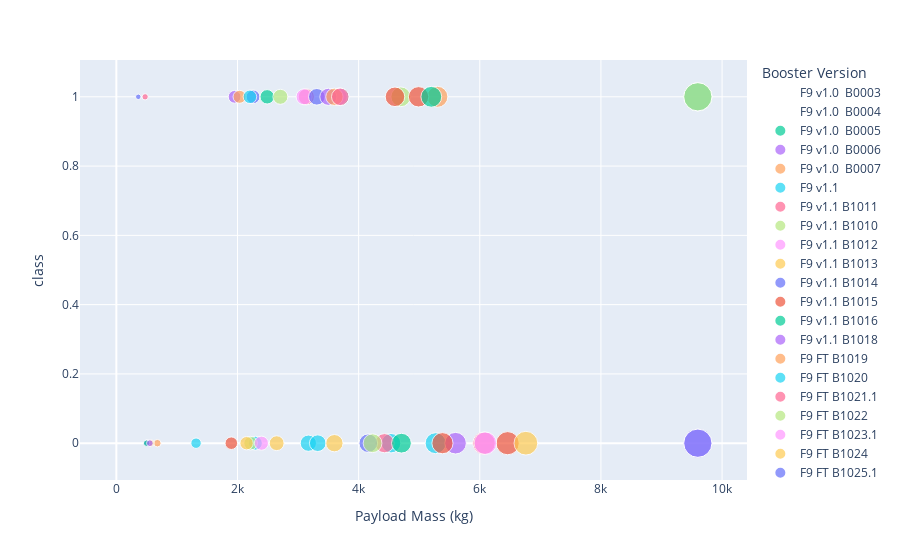

Notebook code for this chart:
### Code cell
fig = px.scatter(spacex_df, x='Payload Mass (kg)', y='class', color="Booster Version",
            size='Payload Mass (kg)',
            hover_data=['Payload Mass (kg)'])
fig.show()

### Figure 1 — Plotly figure (JSON) as saved in the notebook; plotly's stock layout.template omitted (floating-point values rounded to 4 significant figures)
{"data": [{"hovertemplate": "Booster Version=F9 v1.0  B0003<br>Payload Mass (kg)=%{marker.size}<br>class=%{y}<extra></extra>", "legendgroup": "F9 v1.0  B0003", "marker": {"color": "#636efa", "size": [0], "sizemode": "area", "sizeref": 24, "symbol": "circle"}, "mode": "markers", "name": "F9 v1.0  B0003", "orientation": "v", "showlegend": true, "type": "scatter", "x": [0], "xaxis": "x", "y": [0], "yaxis": "y"}, {"hovertemplate": "Booster Version=F9 v1.0  B0004<br>Payload Mass (kg)=%{marker.size}<br>class=%{y}<extra></extra>", "legendgroup": "F9 v1.0  B0004", "marker": {"color": "#EF553B", "size": [0], "sizemode": "area", "sizeref": 24, "symbol": "circle"}, "mode": "markers", "name": "F9 v1.0  B0004", "orientation": "v", "showlegend": true, "type": "scatter", "x": [0], "xaxis": "x", "y": [0], "yaxis": "y"}, {"hovertemplate": "Booster Version=F9 v1.0  B0005<br>Payload Mass (kg)=%{marker.size}<br>class=%{y}<extra></extra>", "legendgroup": "F9 v1.0  B0005", "marker": {"color": "#00cc96", "size": [525], "sizemode": "area", "sizeref": 24, "symbol": "circle"}, "mode": "markers", "name": "F9 v1.0  B0005", "orientation": "v", "showlegend": true, "type": "scatter", "x": [525], "xaxis": "x", "y": [0], "yaxis": "y"}, {"hovertemplate": "Booster Version=F9 v1.0  B0006<br>Payload Mass (kg)=%{marker.size}<br>class=%{y}<extra></extra>", "legendgroup": "F9 v1.0  B0006", "marker": {"color": "#ab63fa", "size": [500], "sizemode": "area", "sizeref": 24, "symbol": "circle"}, "mode": "markers", "name": "F9 v1.0  B0006", "orientation": "v", "showlegend": true, "type": "scatter", "x": [500], "xaxis": "x", "y": [0], "yaxis": "y"}, {"hovertemplate": "Booster Version=F9 v1.0  B0007<br>Payload Mass (kg)=%{marker.size}<br>class=%{y}<extra></extra>", "legendgroup": "F9 v1.0  B0007", "marker": {"color": "#FFA15A", "size": [677], "sizemode": "area", "sizeref": 24, "symbol": "circle"}, "mode": "markers", "name": "F9 v1.0  B0007", "orientation": "v", "showlegend": true, "type": "scatter", "x": [677], "xaxis": "x", "y": [0], "yaxis": "y"}, {"hovertemplate": "Booster Version=F9 v1.1<br>Payload Mass (kg)=%{marker.size}<br>class=%{y}<extra></extra>", "legendgroup": "F9 v1.1", "marker": {"color": "#19d3f3", "size": [3170, 3325, 2296, 1316, 4535], "sizemode": "area", "sizeref": 24, "symbol": "circle"}, "mode": "markers", "name": "F9 v1.1", "orientation": "v", "showlegend": true, "type": "scatter", "x": [3170, 3325, 2296, 1316, 4535], "xaxis": "x", "y": [0, 0, 0, 0, 0], "yaxis": "y"}, {"hovertemplate": "Booster Version=F9 v1.1 B1011<br>Payload Mass (kg)=%{marker.size}<br>class=%{y}<extra></extra>", "legendgroup": "F9 v1.1 B1011", "marker": {"color": "#FF6692", "size": [4428], "sizemode": "area", "sizeref": 24, "symbol": "circle"}, "mode": "markers", "name": "F9 v1.1 B1011", "orientation": "v", "showlegend": true, "type": "scatter", "x": [4428], "xaxis": "x", "y": [0], "yaxis": "y"}, {"hovertemplate": "Booster Version=F9 v1.1 B1010<br>Payload Mass (kg)=%{marker.size}<br>class=%{y}<extra></extra>", "legendgroup": "F9 v1.1 B1010", "marker": {"color": "#B6E880", "size": [2216], "sizemode": "area", "sizeref": 24, "symbol": "circle"}, "mode": "markers", "name": "F9 v1.1 B1010", "orientation": "v", "showlegend": true, "type": "scatter", "x": [2216], "xaxis": "x", "y": [0], "yaxis": "y"}, {"hovertemplate": "Booster Version=F9 v1.1 B1012<br>Payload Mass (kg)=%{marker.size}<br>class=%{y}<extra></extra>", "legendgroup": "F9 v1.1 B1012", "marker": {"color": "#FF97FF", "size": [2395], "sizemode": "area", "sizeref": 24, "symbol": "circle"}, "mode": "markers", "name": "F9 v1.1 B1012", "orientation": "v", "showlegend": true, "type": "scatter", "x": [2395], "xaxis": "x", "y": [0], "yaxis": "y"}, {"hovertemplate": "Booster Version=F9 v1.1 B1013<br>Payload Mass (kg)=%{marker.size}<br>class=%{y}<extra></extra>", "legendgroup": "F9 v1.1 B1013", "marker": {"color": "#FECB52", "size": [570], "sizemode": "area", "sizeref": 24, "symbol": "circle"}, "mode": "markers", "name": "F9 v1.1 B1013", "orientation": "v", "showlegend": true, "type": "scatter", "x": [570], "xaxis": "x", "y": [0], "yaxis": "y"}, {"hovertemplate": "Booster Version=F9 v1.1 B1014<br>Payload Mass (kg)=%{marker.size}<br>class=%{y}<extra></extra>", "legendgroup": "F9 v1.1 B1014", "marker": {"color": "#636efa", "size": [4159], "sizemode": "area", "sizeref": 24, "symbol": "circle"}, "mode": "markers", "name": "F9 v1.1 B1014", "orientation": "v", "showlegend": true, "type": "scatter", "x": [4159], "xaxis": "x", "y": [0], "yaxis": "y"}, {"hovertemplate": "Booster Version=F9 v1.1 B1015<br>Payload Mass (kg)=%{marker.size}<br>class=%{y}<extra></extra>", "legendgroup": "F9 v1.1 B1015", "marker": {"color": "#EF553B", "size": [1898], "sizemode": "area", "sizeref": 24, "symbol": "circle"}, "mode": "markers", "name": "F9 v1.1 B1015", "orientation": "v", "showlegend": true, "type": "scatter", "x": [1898], "xaxis": "x", "y": [0], "yaxis": "y"}, {"hovertemplate": "Booster Version=F9 v1.1 B1016<br>Payload Mass (kg)=%{marker.size}<br>class=%{y}<extra></extra>", "legendgroup": "F9 v1.1 B1016", "marker": {"color": "#00cc96", "size": [4707], "sizemode": "area", "sizeref": 24, "symbol": "circle"}, "mode": "markers", "name": "F9 v1.1 B1016", "orientation": "v", "showlegend": true, "type": "scatter", "x": [4707], "xaxis": "x", "y": [0], "yaxis": "y"}, {"hovertemplate": "Booster Version=F9 v1.1 B1018<br>Payload Mass (kg)=%{marker.size}<br>class=%{y}<extra></extra>", "legendgroup": "F9 v1.1 B1018", "marker": {"color": "#ab63fa", "size": [1952], "sizemode": "area", "sizeref": 24, "symbol": "circle"}, "mode": "markers", "name": "F9 v1.1 B1018", "orientation": "v", "showlegend": true, "type": "scatter", "x": [1952], "xaxis": "x", "y": [1], "yaxis": "y"}, {"hovertemplate": "Booster Version=F9 FT B1019<br>Payload Mass (kg)=%{marker.size}<br>class=%{y}<extra></extra>", "legendgroup": "F9 FT B1019", "marker": {"color": "#FFA15A", "size": [2034], "sizemode": "area", "sizeref": 24, "symbol": "circle"}, "mode": "markers", "name": "F9 FT B1019", "orientation": "v", "showlegend": true, "type": "scatter", "x": [2034], "xaxis": "x", "y": [1], "yaxis": "y"}, {"hovertemplate": "Booster Version=F9 FT B1020<br>Payload Mass (kg)=%{marker.size}<br>class=%{y}<extra></extra>", "legendgroup": "F9 FT B1020", "marker": {"color": "#19d3f3", "size": [5271], "sizemode": "area", "sizeref": 24, "symbol": "circle"}, "mode": "markers", "name": "F9 FT B1020", "orientation": "v", "showlegend": true, "type": "scatter", "x": [5271], "xaxis": "x", "y": [0], "yaxis": "y"}, {"hovertemplate": "Booster Version=F9 FT B1021.1<br>Payload Mass (kg)=%{marker.size}<br>class=%{y}<extra></extra>", "legendgroup": "F9 FT B1021.1", "marker": {"color": "#FF6692", "size": [3136], "sizemode": "area", "sizeref": 24, "symbol": "circle"}, "mode": "markers", "name": "F9 FT B1021.1", "orientation": "v", "showlegend": true, "type": "scatter", "x": [3136], "xaxis": "x", "y": [1], "yaxis": "y"}, {"hovertemplate": "Booster Version=F9 FT B1022<br>Payload Mass (kg)=%{marker.size}<br>class=%{y}<extra></extra>", "legendgroup": "F9 FT B1022", "marker": {"color": "#B6E880", "size": [4696], "sizemode": "area", "sizeref": 24, "symbol": "circle"}, "mode": "markers", "name": "F9 FT B1022", "orientation": "v", "showlegend": true, "type": "scatter", "x": [4696], "xaxis": "x", "y": [1], "yaxis": "y"}, {"hovertemplate": "Booster Version=F9 FT B1023.1<br>Payload Mass (kg)=%{marker.size}<br>class=%{y}<extra></extra>", "legendgroup": "F9 FT B1023.1", "marker": {"color": "#FF97FF", "size": [3100], "sizemode": "area", "sizeref": 24, "symbol": "circle"}, "mode": "markers", "name": "F9 FT B1023.1", "orientation": "v", "showlegend": true, "type": "scatter", "x": [3100], "xaxis": "x", "y": [1], "yaxis": "y"}, {"hovertemplate": "Booster Version=F9 FT B1024<br>Payload Mass (kg)=%{marker.size}<br>class=%{y}<extra></extra>", "legendgroup": "F9 FT B1024", "marker": {"color": "#FECB52", "size": [3600], "sizemode": "area", "sizeref": 24, "symbol": "circle"}, "mode": "markers", "name": "F9 FT B1024", "orientation": "v", "showlegend": true, "type": "scatter", "x": [3600], "xaxis": "x", "y": [0], "yaxis": "y"}, {"hovertemplate": "Booster Version=F9 FT B1025.1<br>Payload Mass (kg)=%{marker.size}<br>class=%{y}<extra></extra>", "legendgroup": "F9 FT B1025.1", "marker": {"color": "#636efa", "size": [2257], "sizemode": "area", "sizeref": 24, "symbol": "circle"}, "mode": "markers", "name": "F9 FT B1025.1", "orientation": "v", "showlegend": true, "type": "scatter", "x": [2257], "xaxis": "x", "y": [1], "yaxis": "y"}, {"hovertemplate": "Booster Version=F9 FT B1026<br>Payload Mass (kg)=%{marker.size}<br>class=%{y}<extra></extra>", "legendgroup": "F9 FT B1026", "marker": {"color": "#EF553B", "size": [4600], "sizemode": "area", "sizeref": 24, "symbol": "circle"}, "mode": "markers", "name": "F9 FT B1026", "orientation": "v", "showlegend": true, "type": "scatter", "x": [4600], "xaxis": "x", "y": [1], "yaxis": "y"}, {"hovertemplate": "Booster Version=F9 v1.1  B1003<br>Payload Mass (kg)=%{marker.size}<br>class=%{y}<extra></extra>", "legendgroup": "F9 v1.1  B1003", "marker": {"color": "#00cc96", "size": [500], "sizemode": "area", "sizeref": 24, "symbol": "circle"}, "mode": "markers", "name": "F9 v1.1  B1003", "orientation": "v", "showlegend": true, "type": "scatter", "x": [500], "xaxis": "x", "y": [0], "yaxis": "y"}, {"hovertemplate": "Booster Version=F9 v1.1 B1017<br>Payload Mass (kg)=%{marker.size}<br>class=%{y}<extra></extra>", "legendgroup": "F9 v1.1 B1017", "marker": {"color": "#ab63fa", "size": [553], "sizemode": "area", "sizeref": 24, "symbol": "circle"}, "mode": "markers", "name": "F9 v1.1 B1017", "orientation": "v", "showlegend": true, "type": "scatter", "x": [553], "xaxis": "x", "y": [0], "yaxis": "y"}, {"hovertemplate": "Booster Version=F9 FT B1029.1<br>Payload Mass (kg)=%{marker.size}<br>class=%{y}<extra></extra>", "legendgroup": "F9 FT B1029.1", "marker": {"color": "#FFA15A", "size": [9600], "sizemode": "area", "sizeref": 24, "symbol": "circle"}, "mode": "markers", "name": "F9 FT B1029.1", "orientation": "v", "showlegend": true, "type": "scatter", "x": [9600], "xaxis": "x", "y": [1], "yaxis": "y"}, {"hovertemplate": "Booster Version=F9 FT B1036.1<br>Payload Mass (kg)=%{marker.size}<br>class=%{y}<extra></extra>", "legendgroup": "F9 FT B1036.1", "marker": {"color": "#19d3f3", "size": [9600], "sizemode": "area", "sizeref": 24, "symbol": "circle"}, "mode": "markers", "name": "F9 FT B1036.1", "orientation": "v", "showlegend": true, "type": "scatter", "x": [9600], "xaxis": "x", "y": [1], "yaxis": "y"}, {"hovertemplate": "Booster Version=F9 FT B1038.1<br>Payload Mass (kg)=%{marker.size}<br>class=%{y}<extra></extra>", "legendgroup": "F9 FT B1038.1", "marker": {"color": "#FF6692", "size": [475], "sizemode": "area", "sizeref": 24, "symbol": "circle"}, "mode": "markers", "name": "F9 FT B1038.1", "orientation": "v", "showlegend": true, "type": "scatter", "x": [475], "xaxis": "x", "y": [1], "yaxis": "y"}, {"hovertemplate": "Booster Version=F9 B4 B1041.1<br>Payload Mass (kg)=%{marker.size}<br>class=%{y}<extra></extra>", "legendgroup": "F9 B4 B1041.1", "marker": {"color": "#B6E880", "size": [9600], "sizemode": "area", "sizeref": 24, "symbol": "circle"}, "mode": "markers", "name": "F9 B4 B1041.1", "orientation": "v", "showlegend": true, "type": "scatter", "x": [9600], "xaxis": "x", "y": [1], "yaxis": "y"}, {"hovertemplate": "Booster Version=F9 FT  B1036.2<br>Payload Mass (kg)=%{marker.size}<br>class=%{y}<extra></extra>", "legendgroup": "F9 FT  B1036.2", "marker": {"color": "#FF97FF", "size": [9600], "sizemode": "area", "sizeref": 24, "symbol": "circle"}, "mode": "markers", "name": "F9 FT  B1036.2", "orientation": "v", "showlegend": true, "type": "scatter", "x": [9600], "xaxis": "x", "y": [0], "yaxis": "y"}, {"hovertemplate": "Booster Version=F9 FT  B1038.2<br>Payload Mass (kg)=%{marker.size}<br>class=%{y}<extra></extra>", "legendgroup": "F9 FT  B1038.2", "marker": {"color": "#FECB52", "size": [2150], "sizemode": "area", "sizeref": 24, "symbol": "circle"}, "mode": "markers", "name": "F9 FT  B1038.2", "orientation": "v", "showlegend": true, "type": "scatter", "x": [2150], "xaxis": "x", "y": [0], "yaxis": "y"}, {"hovertemplate": "Booster Version=F9 B4  B1041.2<br>Payload Mass (kg)=%{marker.size}<br>class=%{y}<extra></extra>", "legendgroup": "F9 B4  B1041.2", "marker": {"color": "#636efa", "size": [9600], "sizemode": "area", "sizeref": 24, "symbol": "circle"}, "mode": "markers", "name": "F9 B4  B1041.2", "orientation": "v", "showlegend": true, "type": "scatter", "x": [9600], "xaxis": "x", "y": [0], "yaxis": "y"}, {"hovertemplate": "Booster Version=F9 B4  B1043.2<br>Payload Mass (kg)=%{marker.size}<br>class=%{y}<extra></extra>", "legendgroup": "F9 B4  B1043.2", "marker": {"color": "#EF553B", "size": [6460], "sizemode": "area", "sizeref": 24, "symbol": "circle"}, "mode": "markers", "name": "F9 B4  B1043.2", "orientation": "v", "showlegend": true, "type": "scatter", "x": [6460], "xaxis": "x", "y": [0], "yaxis": "y"}, {"hovertemplate": "Booster Version=F9 FT B1031.1<br>Payload Mass (kg)=%{marker.size}<br>class=%{y}<extra></extra>", "legendgroup": "F9 FT B1031.1", "marker": {"color": "#00cc96", "size": [2490], "sizemode": "area", "sizeref": 24, "symbol": "circle"}, "mode": "markers", "name": "F9 FT B1031.1", "orientation": "v", "showlegend": true, "type": "scatter", "x": [2490], "xaxis": "x", "y": [1], "yaxis": "y"}, {"hovertemplate": "Booster Version=F9 FT B1030<br>Payload Mass (kg)=%{marker.size}<br>class=%{y}<extra></extra>", "legendgroup": "F9 FT B1030", "marker": {"color": "#ab63fa", "size": [5600], "sizemode": "area", "sizeref": 24, "symbol": "circle"}, "mode": "markers", "name": "F9 FT B1030", "orientation": "v", "showlegend": true, "type": "scatter", "x": [5600], "xaxis": "x", "y": [0], "yaxis": "y"}, {"hovertemplate": "Booster Version=F9 FT  B1021.2<br>Payload Mass (kg)=%{marker.size}<br>class=%{y}<extra></extra>", "legendgroup": "F9 FT  B1021.2", "marker": {"color": "#FFA15A", "size": [5300], "sizemode": "area", "sizeref": 24, "symbol": "circle"}, "mode": "markers", "name": "F9 FT  B1021.2", "orientation": "v", "showlegend": true, "type": "scatter", "x": [5300], "xaxis": "x", "y": [1], "yaxis": "y"}, {"hovertemplate": "Booster Version=F9 FT B1032.1<br>Payload Mass (kg)=%{marker.size}<br>class=%{y}<extra></extra>", "legendgroup": "F9 FT B1032.1", "marker": {"color": "#19d3f3", "size": [3697.0], "sizemode": "area", "sizeref": 24, "symbol": "circle"}, "mode": "markers", "name": "F9 FT B1032.1", "orientation": "v", "showlegend": true, "type": "scatter", "x": [3697.0], "xaxis": "x", "y": [1], "yaxis": "y"}, {"hovertemplate": "Booster Version=F9 FT B1034<br>Payload Mass (kg)=%{marker.size}<br>class=%{y}<extra></extra>", "legendgroup": "F9 FT B1034", "marker": {"color": "#FF6692", "size": [6070], "sizemode": "area", "sizeref": 24, "symbol": "circle"}, "mode": "markers", "name": "F9 FT B1034", "orientation": "v", "showlegend": true, "type": "scatter", "x": [6070], "xaxis": "x", "y": [0], "yaxis": "y"}, {"hovertemplate": "Booster Version=F9 FT B1035.1<br>Payload Mass (kg)=%{marker.size}<br>class=%{y}<extra></extra>", "legendgroup": "F9 FT B1035.1", "marker": {"color": "#B6E880", "size": [2708], "sizemode": "area", "sizeref": 24, "symbol": "circle"}, "mode": "markers", "name": "F9 FT B1035.1", "orientation": "v", "showlegend": true, "type": "scatter", "x": [2708], "xaxis": "x", "y": [1], "yaxis": "y"}, {"hovertemplate": "Booster Version=F9 FT  B1029.2<br>Payload Mass (kg)=%{marker.size}<br>class=%{y}<extra></extra>", "legendgroup": "F9 FT  B1029.2", "marker": {"color": "#FF97FF", "size": [3669], "sizemode": "area", "sizeref": 24, "symbol": "circle"}, "mode": "markers", "name": "F9 FT  B1029.2", "orientation": "v", "showlegend": true, "type": "scatter", "x": [3669], "xaxis": "x", "y": [1], "yaxis": "y"}, {"hovertemplate": "Booster Version=F9 FT B1037<br>Payload Mass (kg)=%{marker.size}<br>class=%{y}<extra></extra>", "legendgroup": "F9 FT B1037", "marker": {"color": "#FECB52", "size": [6761], "sizemode": "area", "sizeref": 24, "symbol": "circle"}, "mode": "markers", "name": "F9 FT B1037", "orientation": "v", "showlegend": true, "type": "scatter", "x": [6761], "xaxis": "x", "y": [0], "yaxis": "y"}, {"hovertemplate": "Booster Version=F9 B4 B1039.1<br>Payload Mass (kg)=%{marker.size}<br>class=%{y}<extra></extra>", "legendgroup": "F9 B4 B1039.1", "marker": {"color": "#636efa", "size": [3310], "sizemode": "area", "sizeref": 24, "symbol": "circle"}, "mode": "markers", "name": "F9 B4 B1039.1", "orientation": "v", "showlegend": true, "type": "scatter", "x": [3310], "xaxis": "x", "y": [1], "yaxis": "y"}, {"hovertemplate": "Booster Version=F9 B4 B1040.1<br>Payload Mass (kg)=%{marker.size}<br>class=%{y}<extra></extra>", "legendgroup": "F9 B4 B1040.1", "marker": {"color": "#EF553B", "size": [4990], "sizemode": "area", "sizeref": 24, "symbol": "circle"}, "mode": "markers", "name": "F9 B4 B1040.1", "orientation": "v", "showlegend": true, "type": "scatter", "x": [4990], "xaxis": "x", "y": [1], "yaxis": "y"}, {"hovertemplate": "Booster Version=F9 FT  B1031.2<br>Payload Mass (kg)=%{marker.size}<br>class=%{y}<extra></extra>", "legendgroup": "F9 FT  B1031.2", "marker": {"color": "#00cc96", "size": [5200], "sizemode": "area", "sizeref": 24, "symbol": "circle"}, "mode": "markers", "name": "F9 FT  B1031.2", "orientation": "v", "showlegend": true, "type": "scatter", "x": [5200], "xaxis": "x", "y": [1], "yaxis": "y"}, {"hovertemplate": "Booster Version=F9 B4 B1042.1<br>Payload Mass (kg)=%{marker.size}<br>class=%{y}<extra></extra>", "legendgroup": "F9 B4 B1042.1", "marker": {"color": "#ab63fa", "size": [3500], "sizemode": "area", "sizeref": 24, "symbol": "circle"}, "mode": "markers", "name": "F9 B4 B1042.1", "orientation": "v", "showlegend": true, "type": "scatter", "x": [3500], "xaxis": "x", "y": [1], "yaxis": "y"}, {"hovertemplate": "Booster Version=F9 B5  B1046.1<br>Payload Mass (kg)=%{marker.size}<br>class=%{y}<extra></extra>", "legendgroup": "F9 B5  B1046.1", "marker": {"color": "#FFA15A", "size": [3600], "sizemode": "area", "sizeref": 24, "symbol": "circle"}, "mode": "markers", "name": "F9 B5  B1046.1", "orientation": "v", "showlegend": true, "type": "scatter", "x": [3600], "xaxis": "x", "y": [1], "yaxis": "y"}, {"hovertemplate": "Booster Version=F9 FT  B1035.2<br>Payload Mass (kg)=%{marker.size}<br>class=%{y}<extra></extra>", "legendgroup": "F9 FT  B1035.2", "marker": {"color": "#19d3f3", "size": [2205], "sizemode": "area", "sizeref": 24, "symbol": "circle"}, "mode": "markers", "name": "F9 FT  B1035.2", "orientation": "v", "showlegend": true, "type": "scatter", "x": [2205], "xaxis": "x", "y": [1], "yaxis": "y"}, {"hovertemplate": "Booster Version=F9 B4 B1043.1<br>Payload Mass (kg)=%{marker.size}<br>class=%{y}<extra></extra>", "legendgroup": "F9 B4 B1043.1", "marker": {"color": "#FF6692", "size": [3697.0], "sizemode": "area", "sizeref": 24, "symbol": "circle"}, "mode": "markers", "name": "F9 B4 B1043.1", "orientation": "v", "showlegend": true, "type": "scatter", "x": [3697.0], "xaxis": "x", "y": [1], "yaxis": "y"}, {"hovertemplate": "Booster Version=F9 FT  B1032.2<br>Payload Mass (kg)=%{marker.size}<br>class=%{y}<extra></extra>", "legendgroup": "F9 FT  B1032.2", "marker": {"color": "#B6E880", "size": [4230], "sizemode": "area", "sizeref": 24, "symbol": "circle"}, "mode": "markers", "name": "F9 FT  B1032.2", "orientation": "v", "showlegend": true, "type": "scatter", "x": [4230], "xaxis": "x", "y": [0], "yaxis": "y"}, {"hovertemplate": "Booster Version=F9 B4 B1044<br>Payload Mass (kg)=%{marker.size}<br>class=%{y}<extra></extra>", "legendgroup": "F9 B4 B1044", "marker": {"color": "#FF97FF", "size": [6092], "sizemode": "area", "sizeref": 24, "symbol": "circle"}, "mode": "markers", "name": "F9 B4 B1044", "orientation": "v", "showlegend": true, "type": "scatter", "x": [6092], "xaxis": "x", "y": [0], "yaxis": "y"}, {"hovertemplate": "Booster Version=F9 B4  B1039.2<br>Payload Mass (kg)=%{marker.size}<br>class=%{y}<extra></extra>", "legendgroup": "F9 B4  B1039.2", "marker": {"color": "#FECB52", "size": [2647], "sizemode": "area", "sizeref": 24, "symbol": "circle"}, "mode": "markers", "name": "F9 B4  B1039.2", "orientation": "v", "showlegend": true, "type": "scatter", "x": [2647], "xaxis": "x", "y": [0], "yaxis": "y"}, {"hovertemplate": "Booster Version=F9 B4 B1045.1<br>Payload Mass (kg)=%{marker.size}<br>class=%{y}<extra></extra>", "legendgroup": "F9 B4 B1045.1", "marker": {"color": "#636efa", "size": [362], "sizemode": "area", "sizeref": 24, "symbol": "circle"}, "mode": "markers", "name": "F9 B4 B1045.1", "orientation": "v", "showlegend": true, "type": "scatter", "x": [362], "xaxis": "x", "y": [1], "yaxis": "y"}, {"hovertemplate": "Booster Version=F9 B4  B1040.2<br>Payload Mass (kg)=%{marker.size}<br>class=%{y}<extra></extra>", "legendgroup": "F9 B4  B1040.2", "marker": {"color": "#EF553B", "size": [5384], "sizemode": "area", "sizeref": 24, "symbol": "circle"}, "mode": "markers", "name": "F9 B4  B1040.2", "orientation": "v", "showlegend": true, "type": "scatter", "x": [5384], "xaxis": "x", "y": [0], "yaxis": "y"}], "layout": {"legend": {"itemsizing": "constant", "title": {"text": "Booster Version"}, "tracegroupgap": 0}, "margin": {"t": 60}, "xaxis": {"anchor": "y", "domain": [0, 1], "title": {"text": "Payload Mass (kg)"}}, "yaxis": {"anchor": "x", "domain": [0, 1], "title": {"text": "class"}}}}
